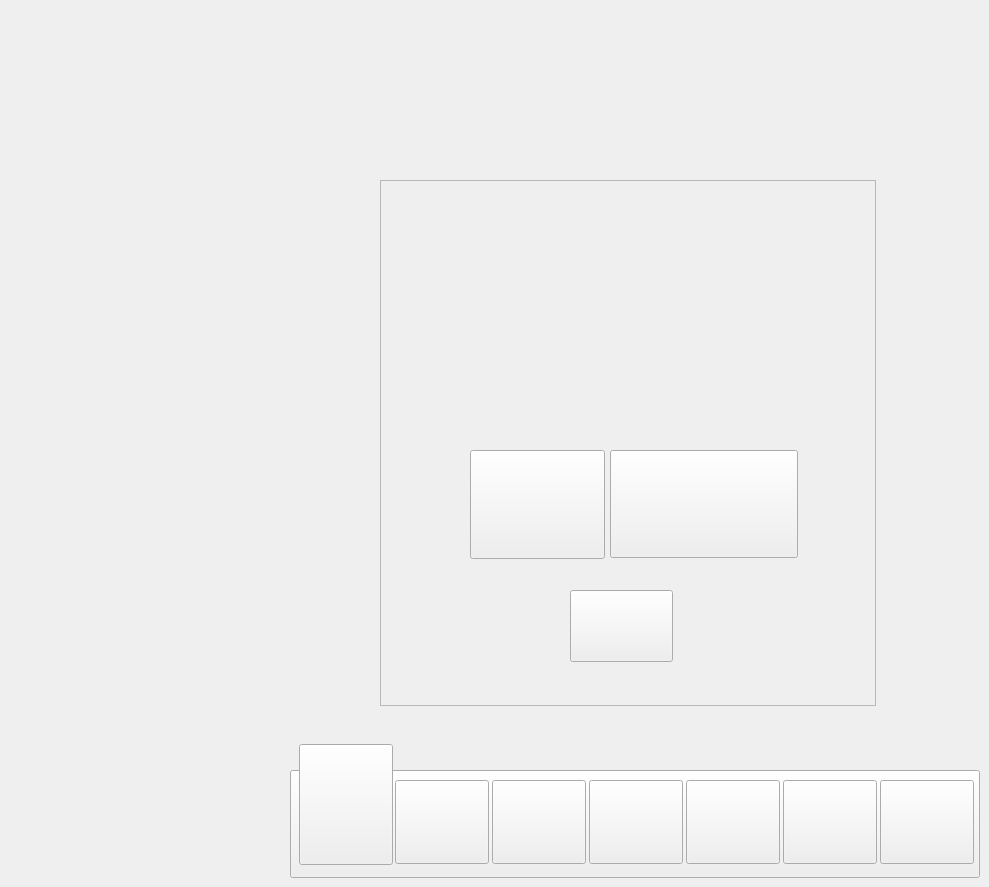
     <widget class="QWidget" name="OpticSetting05">
      <property name="styleSheet">
       <string notr="true">#OpticSetting05{

        border-image: url(:/PNG/New BG 2.jpg);
}</string>
      </property>
      <widget class="QPushButton" name="OS_OS05">
       <property name="geometry">
        <rect>
         <x>299</x>
         <y>744</y>
         <width>94</width>
         <height>121</height>
        </rect>
       </property>
       <property name="styleSheet">
        <string notr="true">border-image: url(:/PNG/Asset 15.png);</string>
       </property>
       <property name="text">
        <string/>
       </property>
      </widget>
      <widget class="QPushButton" name="SS_OS05">
       <property name="geometry">
        <rect>
         <x>880</x>
         <y>780</y>
         <width>94</width>
         <height>84</height>
        </rect>
       </property>
       <property name="styleSheet">
        <string notr="true">border-image: url(:/PNG/Asset 13.png);</string>
       </property>
       <property name="text">
        <string/>
       </property>
      </widget>
      <widget class="QPushButton" name="NS_OS05">
       <property name="geometry">
        <rect>
         <x>686</x>
         <y>780</y>
         <width>94</width>
         <height>84</height>
        </rect>
       </property>
       <property name="styleSheet">
        <string notr="true">border-image: url(:/PNG/Asset 11.png);</string>
       </property>
       <property name="text">
        <string/>
       </property>
      </widget>
      <widget class="QPushButton" name="RS_OS05">
       <property name="geometry">
        <rect>
         <x>492</x>
         <y>780</y>
         <width>94</width>
         <height>84</height>
        </rect>
       </property>
       <property name="styleSheet">
        <string notr="true">border-image: url(:/PNG/Asset 9.png);</string>
       </property>
       <property name="text">
        <string/>
       </property>
      </widget>
      <widget class="QPushButton" name="ES_OS05">
       <property name="geometry">
        <rect>
         <x>783</x>
         <y>780</y>
         <width>94</width>
         <height>84</height>
        </rect>
       </property>
       <property name="styleSheet">
        <string notr="true">border-image: url(:/PNG/Asset 12.png);</string>
       </property>
       <property name="text">
        <string/>
       </property>
      </widget>
      <widget class="QPushButton" name="M_OS05">
       <property name="geometry">
        <rect>
         <x>589</x>
         <y>780</y>
         <width>94</width>
         <height>84</height>
        </rect>
       </property>
       <property name="styleSheet">
        <string notr="true">border-image: url(:/PNG/Asset 10.png);</string>
       </property>
       <property name="text">
        <string/>
       </property>
      </widget>
      <widget class="QPushButton" name="SolidBG_19">
       <property name="geometry">
        <rect>
         <x>290</x>
         <y>770</y>
         <width>690</width>
         <height>108</height>
        </rect>
       </property>
       <property name="styleSheet">
        <string notr="true">border-image: url(:/PNG/Asset 2.png);</string>
       </property>
       <property name="text">
        <string/>
       </property>
      </widget>
      <widget class="QPushButton" name="DS_OS05">
       <property name="geometry">
        <rect>
         <x>395</x>
         <y>780</y>
         <width>94</width>
         <height>84</height>
        </rect>
       </property>
       <property name="styleSheet">
        <string notr="true">border-image: url(:/PNG/Asset 8.png);</string>
       </property>
       <property name="text">
        <string/>
       </property>
      </widget>
      <widget class="QFrame" name="frame_86">
       <property name="geometry">
        <rect>
         <x>380</x>
         <y>180</y>
         <width>496</width>
         <height>526</height>
        </rect>
       </property>
       <property name="styleSheet">
        <string notr="true">#frame_86{

border-image: url(:/PNG/Asset 28.png);

}</string>
       </property>
       <property name="frameShape">
        <enum>QFrame::Shape::StyledPanel</enum>
       </property>
       <property name="frameShadow">
        <enum>QFrame::Shadow::Raised</enum>
       </property>
       <widget class="QPushButton" name="CL_Static_2">
        <property name="geometry">
         <rect>
          <x>90</x>
          <y>270</y>
          <width>135</width>
          <height>109</height>
         </rect>
        </property>
        <property name="styleSheet">
         <string notr="true">#CL_Static_2{

        border-image: url(:/PNG/Asset 22002.png);
}</string>
        </property>
        <property name="text">
         <string/>
        </property>
       </widget>
       <widget class="QPushButton" name="Stopped_Static">
        <property name="geometry">
         <rect>
          <x>230</x>
          <y>270</y>
          <width>188</width>
          <height>108</height>
         </rect>
        </property>
        <property name="styleSheet">
         <string notr="true">#Stopped_Static{
border-image: url(:/PNG/Asset 27.png);
}</string>
        </property>
        <property name="text">
         <string/>
        </property>
       </widget>
       <widget class="QPushButton" name="Next_OS_CL">
        <property name="geometry">
         <rect>
          <x>190</x>
          <y>410</y>
          <width>103</width>
          <height>72</height>
         </rect>
        </property>
        <property name="styleSheet">
         <string notr="true">#Next_OS_CL{
border-image: url(:/PNG/Asset 20.png);
}</string>
        </property>
        <property name="text">
         <string/>
        </property>
       </widget>
      </widget>
      <zorder>SolidBG_19</zorder>
      <zorder>OS_OS05</zorder>
      <zorder>SS_OS05</zorder>
      <zorder>NS_OS05</zorder>
      <zorder>RS_OS05</zorder>
      <zorder>ES_OS05</zorder>
      <zorder>M_OS05</zorder>
      <zorder>DS_OS05</zorder>
      <zorder>frame_86</zorder>
     </widget>
